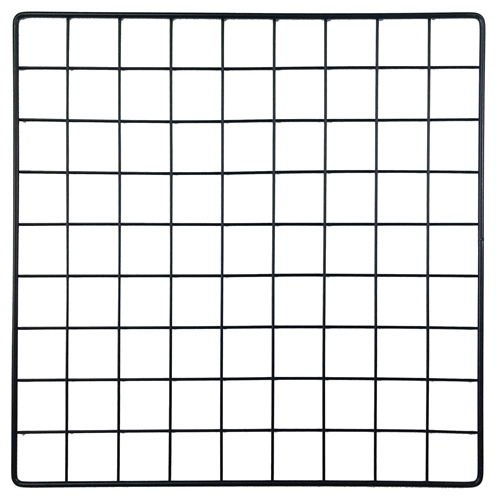
#> input picture data/standard-grid.jpg, 500 x 500 px
$ python distort_test.py
#> lines starting #> are read from the running program, lines starting #| are printed output that depends on the picture
### src/utilities.py
# common methods
import cv2
import numpy as np


def build_camera_matrices(vals, width, height):
    # build camera matrix
    # Apply lens distortion to a list of points
    #
    # input:
    #   vals   - list of camera properties (assumes camera principal point is center of image)
    #           fx, fy, k1, k2, p1, p2 | focal point, radial distortion, tangential distortion
    #   width  - width of image, used for camera principal point
    #   height - height of image, used for camera principal point
    #
    # output:
    #   cameraMatrix     - 3x3 numpy matrix containing focal length and principal point of camera
    #                            see: https://docs.opencv.org/2.4/modules/calib3d/doc/camera_calibration_and_3d_reconstruction.html
    #   distortionMatrix - 4x1 numpy vector containing distortion parameters
    #                            see: https://docs.opencv.org/2.4/modules/calib3d/doc/camera_calibration_and_3d_reconstruction.html

    # Check args
    if list != type(vals):
        raise ValueError('"vals" is not list')
    if 4 > len(vals):
        raise ValueError('Too few items in list (min 4): {0}'.format(len(vals)))
    elif 6 < len(vals):
        raise ValueError('Too many items in list (max 6): {0}'.format(len(vals)))
    #.end

    cameraMatrix = np.eye(3, dtype=np.float32)
    cameraMatrix[0, 2] = width/2.0  # principal point (center of image)
    cameraMatrix[1, 2] = height/2.0  # principal point (center of image)
    cameraMatrix[0, 0] = vals[0]  # focal length x [pixels]
    cameraMatrix[1, 1] = vals[1]  # focal length y [pixels]

    # build distortion coefficients
    distortionParameters = np.zeros((4, 1), np.float64)
    # radial distortion parameter, > 0 => barrel distortion [dimensionless?]
    distortionParameters[0, 0] = vals[2]
    # radial distortion parameter [dimensionless?]
    distortionParameters[1, 0] = vals[3]
    if (len(vals) > 4):
        distortionParameters[2, 0] = vals[4]  # tangential distortion
    if (len(vals) > 5):
        distortionParameters[3, 0] = vals[5]  # tangential distortion

    # return camera properties
    return (cameraMatrix, distortionParameters)


# method to apply distortion to a list of points ( a point is a 2-tuple )
def distort_points(points, cameraMatrix, distortionMatrix):
    # Apply lens distortion to a list of points
    #
    # input:
    #   points           - a list of 2-tuples (points) to be distorted
    #   cameraMatrix     - 3x3 numpy matrix containing focal length and principal point of camera
    #                            see: https://docs.opencv.org/2.4/modules/calib3d/doc/camera_calibration_and_3d_reconstruction.html
    #   distortionMatrix - 4x1 numpy vector containing distortion parameters
    #                            see: https://docs.opencv.org/2.4/modules/calib3d/doc/camera_calibration_and_3d_reconstruction.html

    # unpack parameters
    fx = cameraMatrix[0, 0]  # focal length [pixels]
    fy = cameraMatrix[1, 1]  # focal length [pixels]
    cx = cameraMatrix[0, 2]  # principal point (usually center of image)
    cy = cameraMatrix[1, 2]  # principal point (usually center of image)
    k1 = distortionMatrix[0, 0]  # radial distortion parameter
    k2 = distortionMatrix[1, 0]  # radial distortion parameter
    p1 = distortionMatrix[2, 0]  # tangential distortion parameter
    p2 = distortionMatrix[3, 0]  # tangential distortion parameter
    k3 = 0
    if (len(distortionMatrix) > 4):
        k3 = distortionMatrix[4]

    distortedPoints = []
    # loop through points and apply distortion
    for (px, py) in points:
        # transform to relative coordinates
        x = (px - cx) / fx
        y = (py - cy) / fy

        # apply distortion
        r2 = x*x + y*y
        xCorrected = x * (1. + k1 * r2 + k2 * r2 * r2 + k3 * r2 * r2 * r2)
        yCorrected = y * (1. + k1 * r2 + k2 * r2 * r2 + k3 * r2 * r2 * r2)

        xCorrected = xCorrected + (2. * p1 * x * y + p2 * (r2 + 2. * x * x))
        yCorrected = yCorrected + (p1 * (r2 + 2. * y * y) + 2. * p2 * x * y)

        # transform from relative coordinates to image coordinates
        xCorrected = xCorrected * fx + cx
        yCorrected = yCorrected * fy + cy

        # cache distorted point
        distortedPoints.append((xCorrected, yCorrected))
    return distortedPoints


def generate_grid_points(lines_num, line_res, w, h):
    # generate start/end points of grid, [0,w] x [0,h]
    #
    # input:
    #   lines_num - number of lines in image
    #   line_res  - number of points along each line
    #   w         - width of image
    #   h         - height of image
    #
    # output:
    #   (startPoints, endPoints) - returns 2-tuple, each entry is a list of points
    #                              lines of grid are startPoints[i]->EndPoints[i]

    gridStartPoints = []
    gridEndPoints = []

    for i in range(lines_num):
        for j in range(line_res-1):
            # add horizontal start/end point
            startX = w * j / (line_res - 1)
            endX = w * (j + 1) / (line_res - 1)
            startY = h * i/(lines_num-1)
            endY = h * i/(lines_num-1)
            gridStartPoints.append((startX, startY))
            gridEndPoints.append((endX, endY))

            # add vertical start/end point
            startX = w * i/(lines_num-1)
            endX = w * i/(lines_num-1)
            startY = h * j / (line_res - 1)
            endY = h * (j+1) / (line_res - 1)
            gridStartPoints.append((startX, startY))
            gridEndPoints.append((endX, endY))

    return((gridStartPoints, gridEndPoints))

### src/sliderplot.py
# supports plotting two images and adding arbitrary sliders
# intended for before/after applying some image transformation that has parameters
from matplotlib import pyplot as plt
from matplotlib.widgets import Slider


class SliderPlot():

    def __init__(self, img1, img2, title1="", title2=""):

        # member variables
        self.sliders = []  # list of sliders
        # flag for if plots can be shown yet or not
        self.canShow = False

        # slider margin + spacing params
        self.ax_h = 0.03  # vertical space
        self.ax_y_padding = 0.005  # vertical padding
        self.ax_x = 0.1  # starting x val
        self.ax_x_len = 0.8  # width
        self.ax_y_len = self.ax_h - self.ax_y_padding

        # callbacks for updating images when sliders are modified
        self.plot1_callback = None
        self.plot2_callback = None

        # figure/axes for plotting
        self.fig = None
        self.ax = None

        # constructor
        # make two plots here
        self.fig, self.ax = plt.subplots()

        # initialize first plot
        plt.subplot(121)
        self.plot1 = plt.imshow(img1, cmap='gray')
        plt.title(title1)

        # intitialize second plot
        plt.subplot(122)
        self.plot2 = plt.imshow(img2, cmap='gray')
        plt.title(title2)

    # [38 lines left out: functions set_update_callback, set_update_callbacks, update, show, not called in this run]

    def add_slider(self, val_min, val_max, val_init, s=""):
        num_sliders = len(self.sliders)
        ax_new = plt.axes([self.ax_x, num_sliders*self.ax_h,
                           self.ax_x_len, self.ax_y_len])
        slider_new = Slider(ax_new, s, val_min, val_max, val_init)
        slider_new.on_changed(self.update)
        self.sliders.append(slider_new)

### src/distort_test.py
# 1. Model radial distortion
#       OpenCV has 'undistort' method but seemingly no 'distort' method
#       see: https://stackoverflow.com/questions/21615298/opencv-distort-back

import os
import cv2
import numpy as np
from matplotlib import pyplot as plt
from sliderplot import SliderPlot
from utilities import *

# read image# REVISIT, picking width/heigth of training data is really important
f = "standard-grid.jpg"
pth = os.path.join(os.path.dirname(__file__), '../data', f)
img = cv2.imread(pth, 0)
#> img: shape (500, 500); min 0, max 255, mean 227.1
(w, h) = img.shape
#> w = 500; h = 500

# make blank image to plot lines on
gridImg = np.zeros((h, w, 3), np.uint8)

# get points on grid
(gridStartPoints, gridEndPoints) = generate_grid_points(6, 10, w, h)

# draw lines on gridImg
for i in range(len(gridStartPoints)):
    (x1, y1) = gridStartPoints[i]
    (x2, y2) = gridEndPoints[i]
    cv2.line(gridImg, (int(x1), int(y1)), (int(x2), int(y2)), (0, 0, 255), 2)
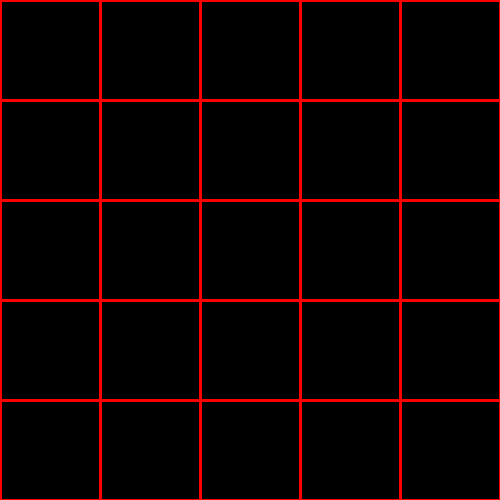
#> gridImg: shape (500, 500, 3); mean of channels 0, 1, 2 0, 0, 15.1; drawn as B, G, R

def calculate_warped_grid(vals):
    # get camera properties
    (cameraMatrix, distortionParameters) = build_camera_matrices(vals, w, h)
#> cameraMatrix = [[12, 0, 250], [0, 12, 250], [0, 0, 1]]; distortionParameters = [-0.0001, 0, 0, 0]

    # map grid under distortion
    distortedGridStartPoints = distort_points(
        gridStartPoints, cameraMatrix, distortionParameters)
    distortedGridEndPoints = distort_points(
        gridEndPoints, cameraMatrix, distortionParameters)

    # draw warped points on new image
    warpedGridImg = np.zeros((h, w, 3), np.uint8)
    for i in range(len(gridStartPoints)):
        (x1, y1) = distortedGridStartPoints[i]
        (x2, y2) = distortedGridEndPoints[i]
        # cv2 line method needs coordinates to be integers
        cv2.line(warpedGridImg, (int(x1), int(y1)),
                 (int(x2), int(y2)), (0, 0, 255), 2)
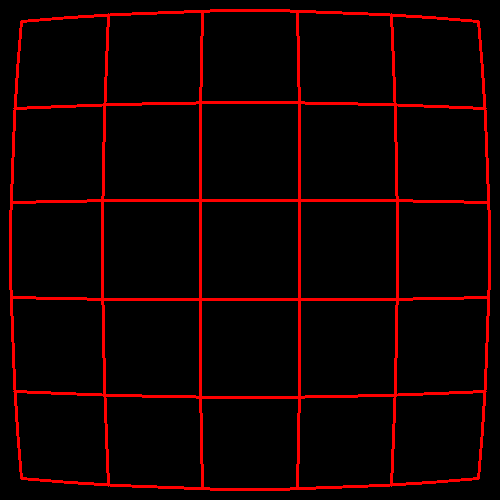
#> warpedGridImg: shape (500, 500, 3); mean of channels 0, 1, 2 0, 0, 16.9; drawn as B, G, R

    # return warped grid image
    return warpedGridImg


def undistort_grid_callback(vals):
    (cameraMatrix, distortionParameters) = build_camera_matrices(vals, w, h)
    warpedGridImg = calculate_warped_grid(vals)  # get warped grid
    # call opencvs undistort method on warped grid with camera properties
    unwarpedGrid = cv2.undistort(
        warpedGridImg, cameraMatrix, distortionParameters)

    return unwarpedGrid


initialValues = [12, 12, -0.0001, 0.0]
# create new slider plot
sldplt = SliderPlot(gridImg, calculate_warped_grid(
    initialValues), 'Warped Grid', 'Unwarped Grid (cv2.undistort(...))')
# add sliders
sldplt.add_slider(0, 30, initialValues[0], 'fx')
#> (the run stopped early here; a loop or call above may not have finished)

$ run again, with grid.jpg copied over data/standard-grid.jpg
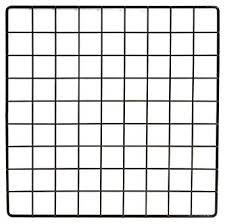
#> input picture grid.jpg, 225 x 224 px
#> after the loop `for i in range(len(gridStartPoints)):`:
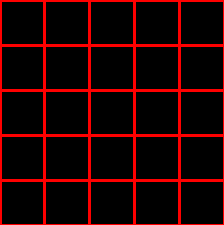
#> gridImg: shape (225, 224, 3); mean of channels 0, 1, 2 0, 0, 32.9; drawn as B, G, R
#> after the loop in calculate_warped_grid, `for i in range(len(gridStartPoints)):`:
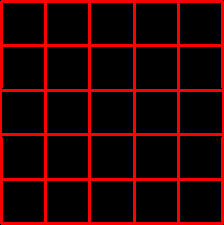
#> warpedGridImg: shape (225, 224, 3); mean of channels 0, 1, 2 0, 0, 38.8; drawn as B, G, R
